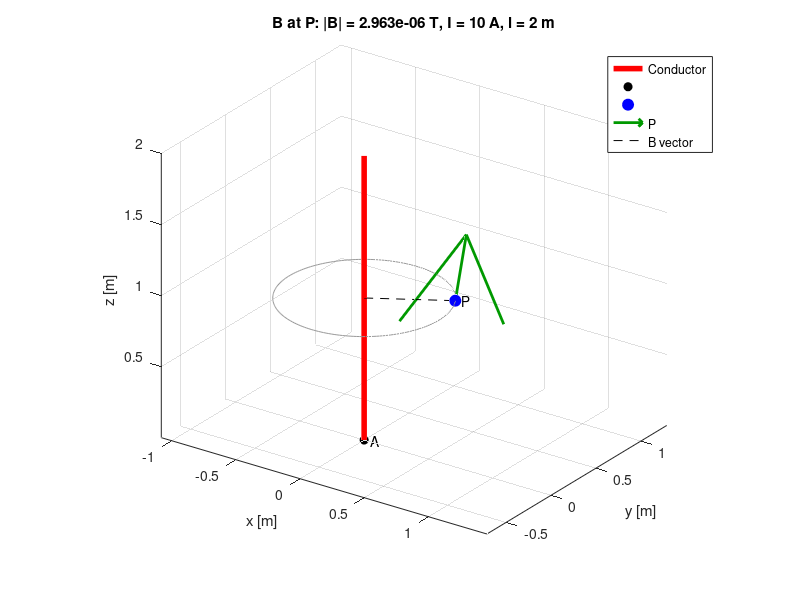

Reproduce this figure in MATLAB.
%% Magnetic flux density of a finite straight conductor (parallel to z)
clear; clc; close all;

%% ---------------- INPUTS ----------------
mu0 = 4*pi*1e-7;          % permeability of free space [H/m]
I   = 10;                 % current [A] (+z direction)
l   = 2;                  % conductor length [m]
A   = [0.0, 0.0, 0.0];    % wire start point A(Ax,Ay,Az) [m]
P   = [0.5, 0.3, 1.0];    % field point P(Px,Py,Pz) [m]

%% ---------------- WIRE ENDS ----------------
z1 = A(3);                % lower end
z2 = A(3) + l;            % upper end
% (If A is the wire's midpoint use: z1 = A(3)-l/2; z2 = A(3)+l/2;)

%% ---------------- B AT POINT P ----------------
rho_vec = [P(1)-A(1), P(2)-A(2), 0];   % perpendicular vector wire -> P
rho     = norm(rho_vec);
if rho == 0
    error('P lies on the wire axis: B is undefined (rho = 0).');
end

sin1 = (z1 - P(3)) / sqrt(rho^2 + (z1 - P(3))^2);
sin2 = (z2 - P(3)) / sqrt(rho^2 + (z2 - P(3))^2);

phi_hat = cross([0 0 1], rho_vec/rho); % direction of B (azimuthal)
Bmag    = mu0*I/(4*pi*rho) * (sin2 - sin1);
B       = Bmag * phi_hat;              % [T]

fprintf('B at P = [%.4e  %.4e  %.4e] T\n', B);
fprintf('|B|    = %.4e T\n', norm(B));

%% ---------------- PLOT ----------------
figure('Color','w'); hold on; grid on; axis equal;

% conductor
plot3([A(1) A(1)], [A(2) A(2)], [z1 z2], 'r-', 'LineWidth', 4);
plot3(A(1), A(2), z1, 'ko', 'MarkerFaceColor','k');
text(A(1), A(2), z1, '  A');

% field point
plot3(P(1), P(2), P(3), 'bo', 'MarkerFaceColor','b', 'MarkerSize', 8);
text(P(1), P(2), P(3), '  P');

% B vector at P (scaled for visibility)
scale = 0.5 * l / norm(B);
quiver3(P(1), P(2), P(3), B(1), B(2), B(3), scale, ...
        'Color',[0 0.6 0], 'LineWidth', 2, 'MaxHeadSize', 0.8);

% perpendicular distance line from wire to P
plot3([A(1) P(1)], [A(2) P(2)], [P(3) P(3)], 'k--');

% circle of B-field direction around the wire at height Pz (visual aid)
th = linspace(0, 2*pi, 200);
plot3(A(1)+rho*cos(th), A(2)+rho*sin(th), P(3)*ones(size(th)), ...
      'Color',[0.6 0.6 0.6]);

xlabel('x [m]'); ylabel('y [m]'); zlabel('z [m]');
title(sprintf('B at P: |B| = %.3e T, I = %g A, l = %g m', norm(B), I, l));
legend('Conductor','','','P','B vector','Location','best');
view(35, 25);
hold off;
